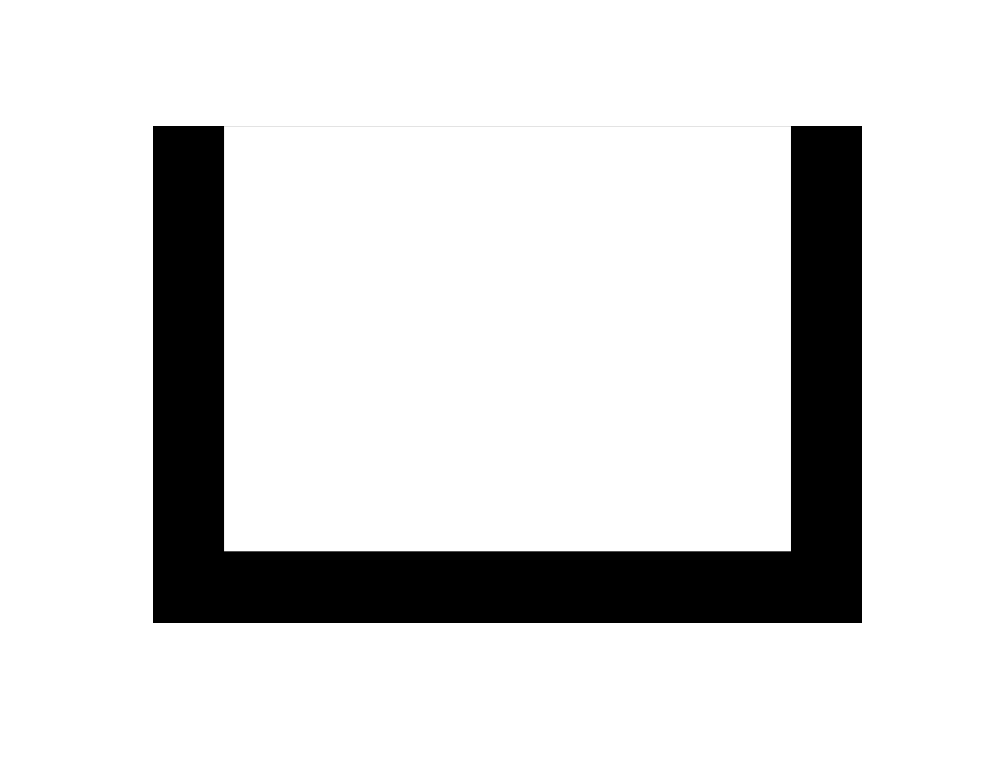
#> input picture goal.png, 990 x 765 px
$ python -i targeting.py   (imports and definitions only)
#> lines starting #> are read from the running program, lines starting #| are printed output that depends on the picture; after the words box and inside, x2 and y2 are one past the last pixel; in counts of white or black regions, pixels touching at a corner belong together
#> further down, picture is the input picture: shape (765, 990, 3); min 0, max 255, mean 217.5
# targeting.py
#
# Module for target detection and Head's Up Display (HUD)

"""
U-SHAPE REFERENCE
 -  6-5 <- 2" wide   2-1
 |  | |              | |
 |  | |              | |
 |  | |              | |
14" | |              | |
 |  | |              | |
 |  | 4--------------3 |
 -  7------------------0 (start)
    |------- 18"-------|
"""

from __future__ import division  # always use floating point division
import cv2
import numpy as np

""" Reference Target Contour """
# Load reference U shape and extract its contour
# [1 line not run here, left out]
# [1 line that did not run here, left out]
# [1 line that did not run here, left out]


def find_best_match(frame):
    """
    This is essentially the goal detection function.
    Returns the contour that best matches the target shape.
    This is done by thresholding the image, extracting contours, approximating
    the contours as polygons. The polygonal contours are then filtered by
    vertice count and minimum area. Finally, the similarity of a contour is
    determined by the matchShapes() function, and the best_match variable is set
    if the similarity is lower than the prior similarity value.
    This function should not modify anything outside of its scope.
    """
    # Find outlines of white objects
    # MIN H : 123
    # Max H: 236
    # MIN S: 175
    # MAX S: 255
    # MIN V: 0
    # Max V: 95

    # cv2.cvtColor(cv2.COLOR_BGR_TO_HSV)
    white = cv2.inRange(frame, (50, 0, 0), (255, 255, 255))  # threshold detection of white regions
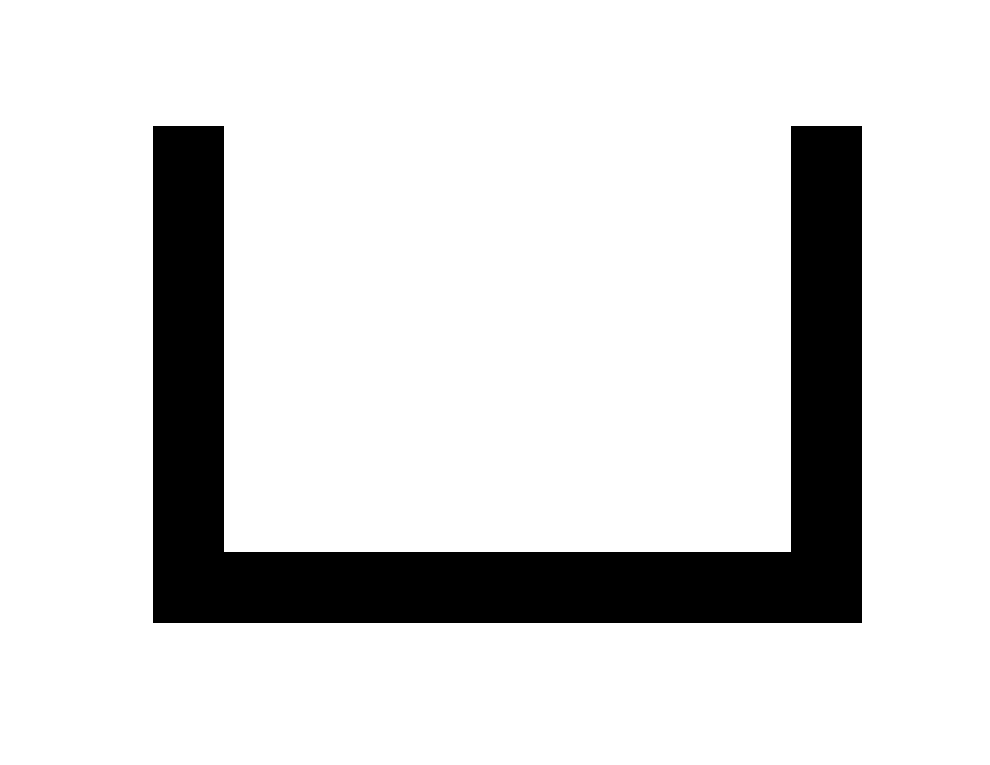
#> white: shape (765, 990); 85.4% white; 1 black region
    contours, hierarchy = cv2.findContours(white, cv2.RETR_LIST, cv2.CHAIN_APPROX_SIMPLE)  # find contours in the thresholded image
#> contours = 2 contours; box (x1, y1, x2, y2) and area: (0, 0, 990, 765) 755596, (152, 125, 863, 624) 112461

    # Approximate outlines into polygons
    best_match = None # Variable to store best matching contour for U shape
    best_match_similarity = 100000000 # Similarity of said contour to expected U shape. Defaults to an arbitrarily large number
    for contour in contours:
        approx = cv2.approxPolyDP(contour, 0.017 * cv2.arcLength(contour, True), True)  # smoothen the contours into simpler polygons
        # Filter through contours to detect a goal
        cv2.drawContours(frame, [approx], 0, (0, 0, 255), 2)  # draw the contour in red


        if cv2.contourArea(approx) > 500:
            if len(approx) == 8 or len(approx) == 7:
                if len(approx) == 7:
                    approx = fix_seven_point_contour(approx)
              # select contours with sufficient area and 8 vertices

                cv2.drawContours(frame, [approx], 0, (255, 255, 255), 2)  # draw the contour in red
                # test to see if this contour is the best match
                if check_match(approx):
                    cv2.drawContours(frame, [approx], 0, (0, 128, 255), 2) # Draw U shapes in orange
                    similarity = cv2.matchShapes(approx, goal_contour, 3, 0)
                    if similarity < best_match_similarity:
                        best_match = approx
                        best_match_similarity = similarity
#> this loop made 2 passes
#> should_be_less in check_match on pass 1: [True, False, False, True, True, False, False]
#> approx on pass 2: [[0, 0], [0, 764], [989, 764], [989, 0]]
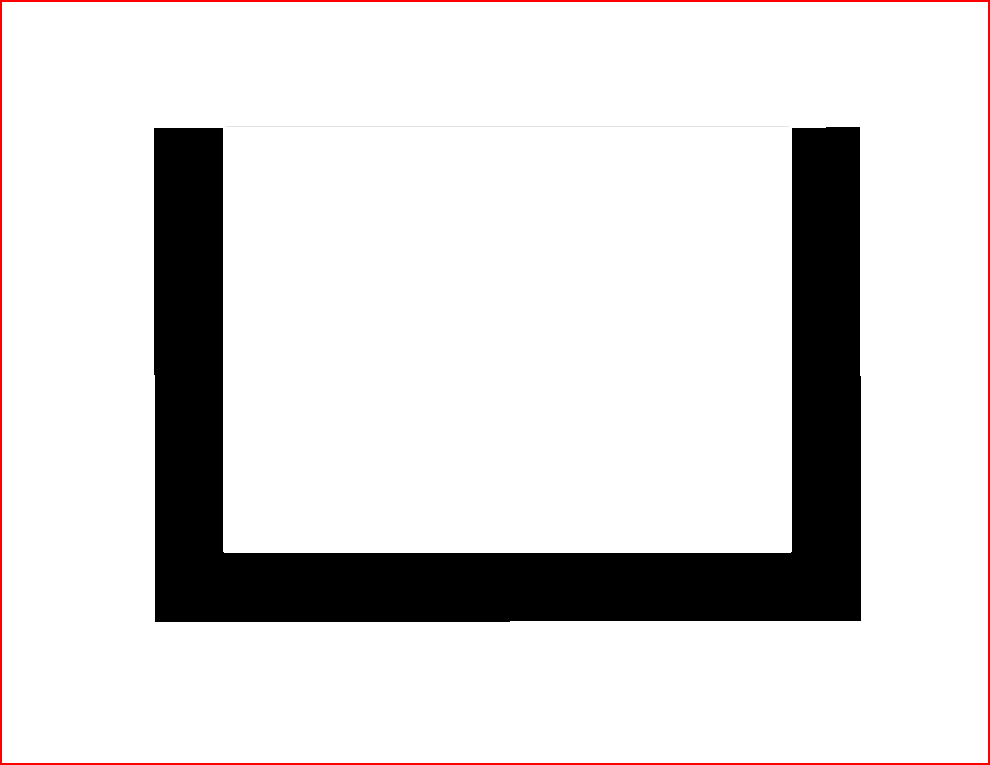
#> frame: shape (765, 990, 3); 1.67% of pixels changed, all inside (x1, y1, x2, y2) = (0, 0, 990, 765)
#> after the loop, best_match_similarity = 100000000

    return best_match


def fix_seven_point_contour(contour):
    dist = get_nth_point(contour, 1)[0] - get_nth_point(contour, 2)[0]
    new_contour = np.ndarray(shape = (8,1,2), dtype = np.int32)

    new_point = np.ndarray(shape = (2), dtype = np.int32)
    new_point[0] = get_nth_point(contour, 5)[0] + dist
    new_point[1] = get_nth_point(contour, 1)[1]

    new_contour[0][0] = contour[0]
    new_contour[1][0] = contour[1]
    new_contour[2][0] = contour[2]
    new_contour[3][0] = contour[3]
    new_contour[4][0] = contour[4]
    new_contour[5][0] = new_point
    new_contour[6][0] = contour[5]
    new_contour[7][0] = contour[6]


    return new_contour


def check_match(contour):
    """
    Checks if the contour is the U shape by first finding the point that's
    furthest to the bottom right. Since the points in a contour are always
    ordered counterclockwise, we know which point in the contour is supposed
    to match up to each point of the U shape based on its position in the
    contour relative to the bottom-left point. Based off of this, we check to
    make sure that the distance between two consecutive points is correctly
    greater-than or less-than the distance between the two preceding points.
    If the distances change in the same pattern as they should in the U shape,
    then we consider the contour to be a match of the U shape.
    """
    # Get lower right point by finding point furthest from origin (top left)
    start_index = get_start_index(contour)

    # Check if the match could be good
    # should_be_less is a list of whether or not each distance should be less
    # than the previous distance to be a U shape.
    should_be_less = [True, False, False, True, True, False, False]
    prev_dist = -1
    for i in range(0, 8):
        point_a = contour[(i + start_index) % 8][0]
        point_b = contour[(i + start_index + 1) % 8][0]
        dist = (point_a[0] - point_b[0])**2 + (point_a[1] - point_b[1])**2

        if i > 0 and (dist < prev_dist) != should_be_less[i-1]:
            return False

        prev_dist = dist

    return True


def get_start_index(contour):
    """
    Returns the index of the point that's furthest to the bottom and the left
    (furthest from the origin). This point is referred to as the start point
    and the indices of other points will be made relative to it.
    """
    biggest_dist = -1
    start_index = -1
    for i in range(0, len(contour)):
        # Technically the square of the distance, but it doesn't matter since
        # we are only comparing the distances relative to each other
        dist = contour[i][0][0]**2 + contour[i][0][1]**2
        if dist > biggest_dist:
            biggest_dist = dist
            start_index = i

    return start_index


def get_nth_point(contour, n, start_index=-1):
    """
    Returns the nth point in a contour relative to the start index. If no start
    index is provided, it is calculated using the get_start_index function.
    """
    if start_index == -1:
        start_index = get_start_index(contour)

    return contour[(start_index + n) % len(contour)][0]


def target_center(target):
    """ Returns the top center point of a given target contour """
    left_pt = get_nth_point(target, 6)
    right_pt = get_nth_point(target, 1)
    return get_nth_point(target, 2)[0], int((left_pt[1] + right_pt[1]) / 2)


def image_center(frame):
    """ Returns the center coordinate of the given frame """
    height, width = frame.shape[:2]
    return int(width/2), int(height/2)

>>> import cv2
>>> picture = cv2.imread('goal.png')
>>> result = find_best_match(picture)
